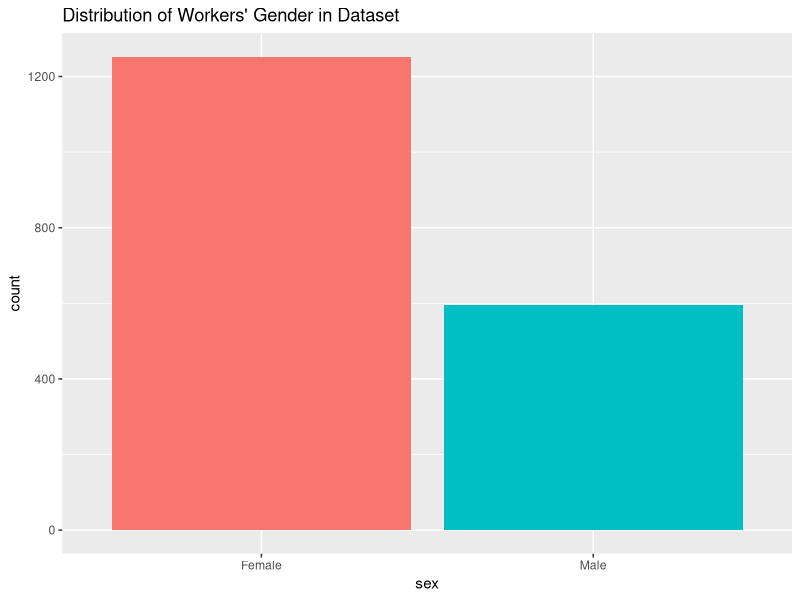
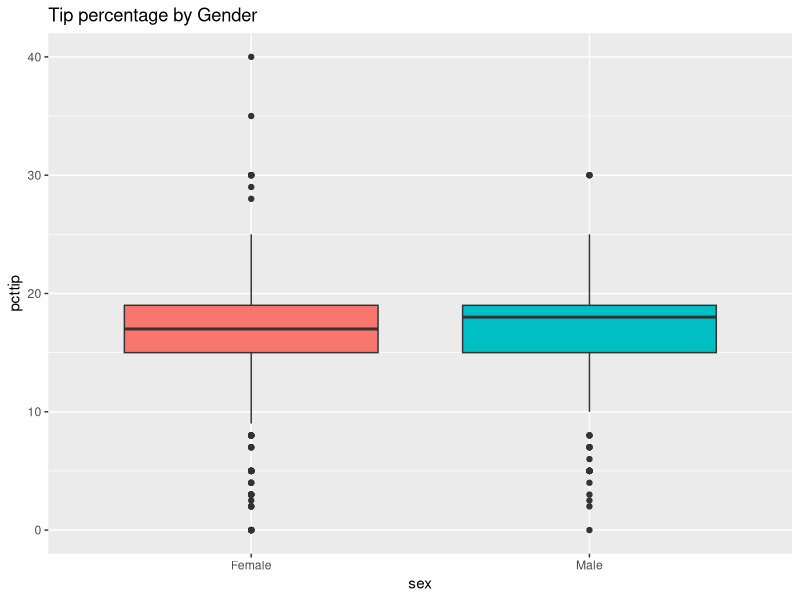
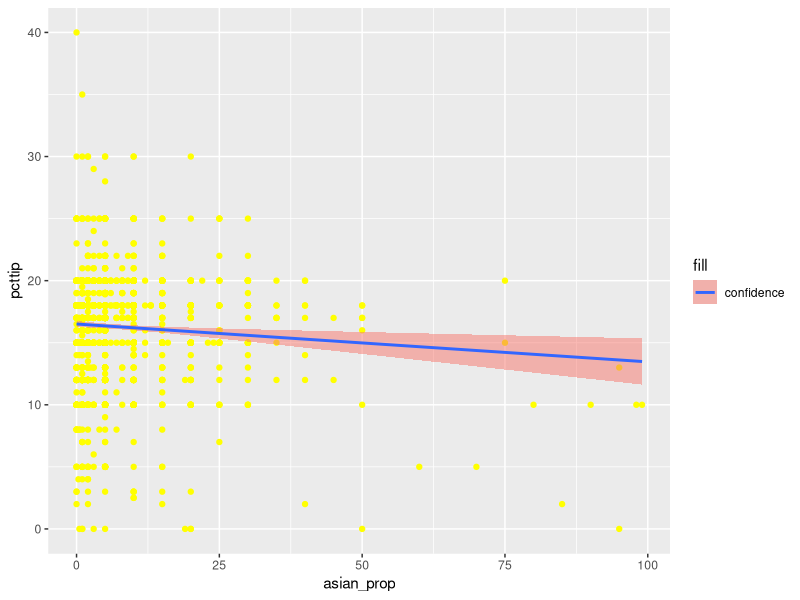
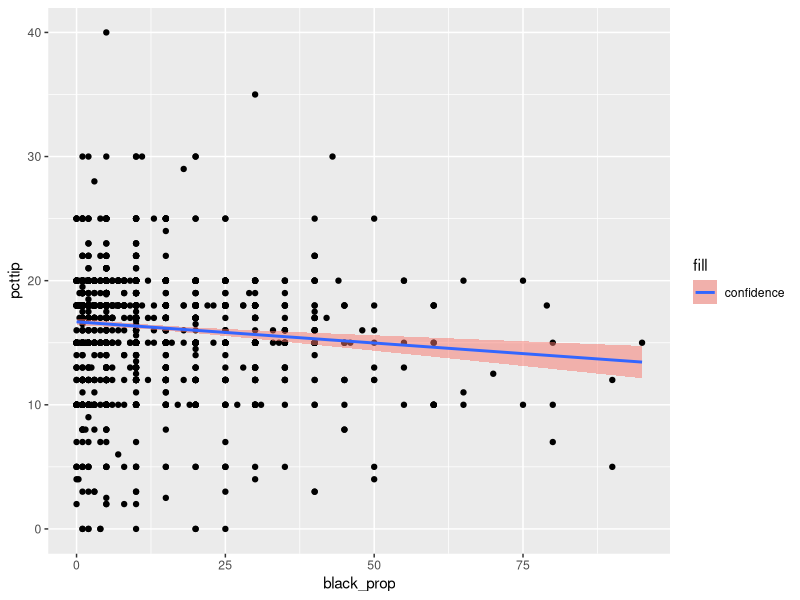
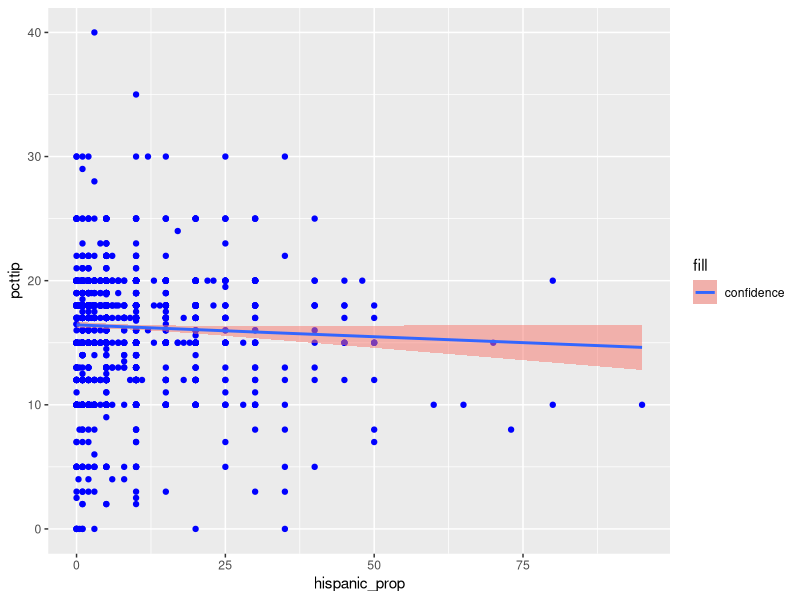
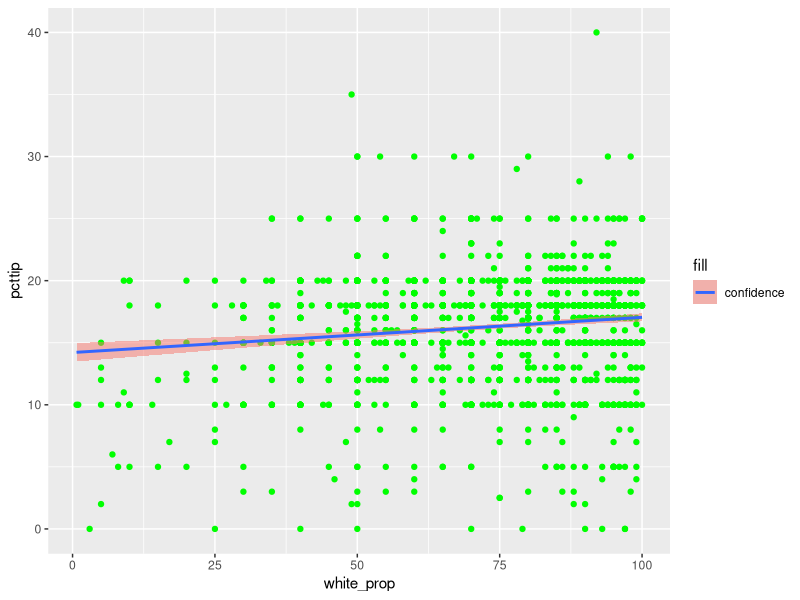
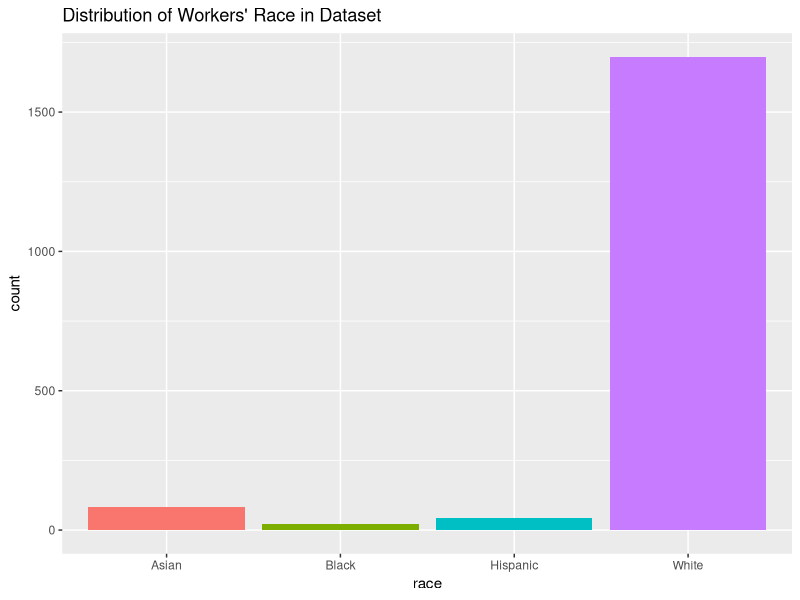
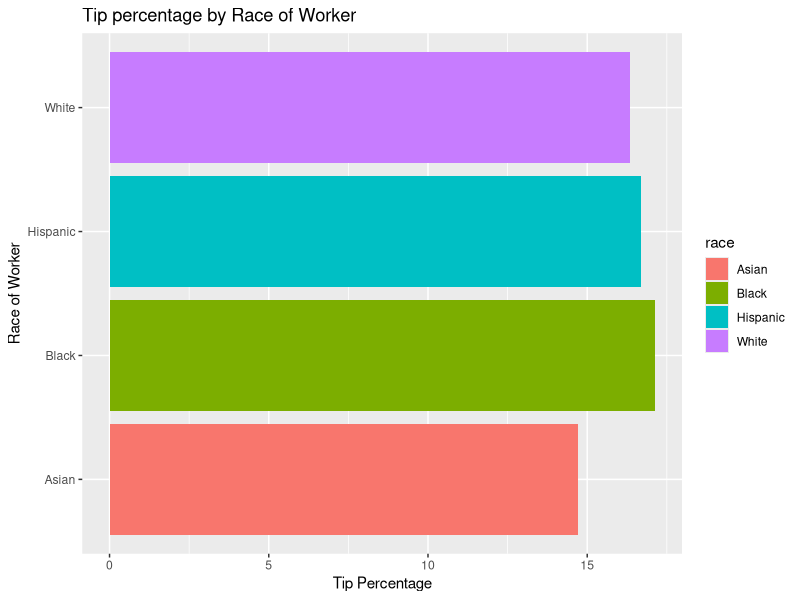

These charts were generated, in order, by the following R code: (Note: this script raises an error after producing the figures.)
library(ggplot2)

#setwd("C:/Users/Kevin/Desktop/Dropbox/Dropbox/CKME136")
setwd("C:/Users/Kevin.Nguyen/Dropbox/CKME136")
df <- read.csv(file="cleaned_data.csv", head=TRUE)

##### Simple Visualizations (single variable) #####

# Plot distribution of sex of waiters/ waitresses
gender <- ggplot(na.omit(df), aes(x=sex, fill=sex)) + geom_bar()
gender + guides(fill=FALSE) + ggtitle("Distribution of Workers' Gender in Dataset")

# Plot boxplot to show distribution of tips for each gender
gendertip <- ggplot(na.omit(df), aes(sex, pcttip, fill=sex))
gendertip + geom_boxplot() + guides(fill=FALSE) + ggtitle("Tip percentage by Gender")

# Test if there is a significant difference between tips for genders
t.test(df$pcttip~df$sex, conf.level = 0.95)

# Plot scatterplots of proportion of race (customers) by tip %
# Asian customers
ggplot(na.omit(df), aes(x=asian_prop, y=pcttip)) +
  geom_point(colour="yellow") +
  geom_smooth(method = "lm", aes(fill = "confidence"), alpha = 0.5)

# Black customers
ggplot(na.omit(df), aes(x=black_prop, y=pcttip)) +
  geom_point(colour="black") +
  geom_smooth(method = "lm", aes(fill = "confidence"), alpha = 0.5)

# Hispanic customers
ggplot(na.omit(df), aes(x=hispanic_prop, y=pcttip)) +
  geom_point(colour="blue") +
  geom_smooth(method = "lm", aes(fill = "confidence"), alpha = 0.5)

# White customers
ggplot(na.omit(df), aes(x=white_prop, y=pcttip)) +
  geom_point(colour="green") +
  geom_smooth(method = "lm", aes(fill = "confidence"), alpha = 0.5)

# Plot distribution of ethnical backgrounds of waiters/ waitresses
background <- ggplot(na.omit(df), aes(x=race, fill=race)) + geom_bar()
background + guides(fill=FALSE) + ggtitle("Distribution of Workers' Race in Dataset")

# Plot average tip percentage received by worker by worker race
p <- ggplot(na.omit(df), aes(x=factor(race), y=pcttip, fill=race)) + stat_summary(fun.y="mean", geom="bar")
p + xlab("Race of Worker") + ylab("Tip Percentage") + ggtitle("Tip percentage by Race of Worker") + coord_flip()

# Tipping habits by location
# Create vector for US state names
states <- c("al"="al","ak"="ak","az"="az","ar"="ar","ca"="ca","co"="co",
    "ct"="ct","de"="de","dc"="dc","fl"="fl","ga"="ga","hi"="hi","id"="id","il"="il","in"="in",
    "ia"="ia","ks"="ks","ky"="ky","la"="la","me"="me","md"="md","ma"="ma","mi"="mi","mn"="mn",
    "ms"="ms","mo"="mo","mt"="mt","ne"="ne","nv"="nv","nh"="nh","nj"="nj","nm"="nm","ny"="ny",
    "nc"="nc","nd"="nd","oh"="oh","ok"="ok","or"="or","pw"="pw","pa"="pa","ri"="ri","sc"="sc",
    "sd"="sd","tn"="tn","tx"="tx","ut"="ut","vt"="vt","va"="va","wa"="wa","wv"="wv","wi"="wi",
    "wy"="wy")

# Subset data for US workers only into a different data frame
tableUS <- subset(df, State %in% names(states), select=State:race)
tableCAD <- subset(df, State %in% "canada", select=State:race)
tableOTHER <- df[-which(df$State %in% names(states) | df$State %in% "canada"),]

# See how much observations there are for US workers and Canadian workers
length(tableUS$State)
length(tableCAD$State)
length(tableOTHER$State)

# Calculate average mean tip percentage


# Calculate mean tipping percentage by state
tip <- aggregate(pcttip~State, tableUS, mean)
tip$region <- tip$State # ensure column names match to merge later on

# Utilize the maps library to plot a map of the US
library(maps)
states_name <- map_data("state")

# Recode the state names received from the maps library in order to merge
states_name$region <- recode(states_name$region, '"alabama"="al"; "alaska"="ak"; "arizona"="az"; "arkansas"="ar"; "california"="ca"; "colorado"="co";
                   "connecticut"="ct"; "delware"="de"; "florida"="fl"; "georgia"="ga"; "hawaii"="hi"; "idaho"="id";
                   "illinois"="il"; "indiana"="in"; "iowa"="ia"; "kansas"="ks"; "kentucky"="ky"; "louisiana"="la";
                   "maine"="me"; "maryland"="md"; "massachusetts"="ma"; "michigan"="mi"; "minnesota"="mn"; "mississippi"="mn";
                   "missouri"="mo"; "montana"="mt"; "nebraska"="ne"; "nevada"="nv"; "new hampshire"="nh"; "new jersey"="nj";
                   "new mexico"="nm"; "new york"="ny"; "north carolina"="nc"; "north dakota"="nd"; "ohio"="oh"; "oklahoma"="ok";
                   "oregon"="or"; "pennsylvania"="pa"; "rhode island"="ri"; "south carolina"="sc"; "south dakota"="sc";
                   "tennessee"="tn"; "texas"="tx"; "utah"="ut"; "vermont"="vt"; "virginia"="va"; "washington"="wa";
                   "west virginia"="wv"; "wisconsin"="wi"; "wyoming"="wy"')

provinces <- map_data("province")
# Merge tables together
choro <- merge(states_name, tip, sort = FALSE, by = "region")
choro <- choro[order(choro$order), ]

# Plot average tip percentage by US state
map <- ggplot(choro, aes(long, lat)) + geom_polygon(aes(group = group, fill = pcttip))
map + scale_fill_gradient(low="red", high="green") + ggtitle("Average Tip Percentage by US State") +
  guides(fill=guide_legend(title="Tip %"))

